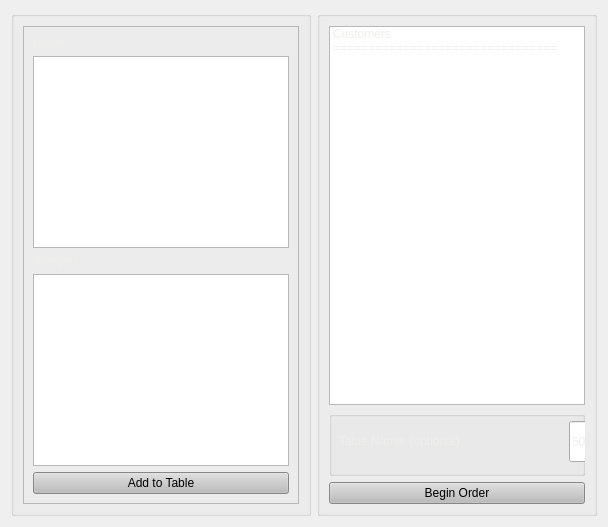
      <widget class="QWidget" name="Table">
       <attribute name="title">
        <string>Table</string>
       </attribute>
       <layout class="QHBoxLayout" name="horizontalLayout_7">
        <item>
         <widget class="QGroupBox" name="groupBox_8">
          <property name="sizePolicy">
           <sizepolicy hsizetype="Preferred" vsizetype="Preferred">
            <horstretch>0</horstretch>
            <verstretch>0</verstretch>
           </sizepolicy>
          </property>
          <property name="title">
           <string/>
          </property>
          <layout class="QVBoxLayout" name="verticalLayout_5">
           <item>
            <widget class="QFrame" name="frame_7">
             <property name="frameShape">
              <enum>QFrame::StyledPanel</enum>
             </property>
             <property name="frameShadow">
              <enum>QFrame::Raised</enum>
             </property>
             <layout class="QVBoxLayout" name="verticalLayout_6">
              <item>
               <widget class="QLabel" name="label">
                <property name="sizePolicy">
                 <sizepolicy hsizetype="Minimum" vsizetype="Minimum">
                  <horstretch>0</horstretch>
                  <verstretch>0</verstretch>
                 </sizepolicy>
                </property>
                <property name="styleSheet">
                 <string notr="true">font: 57 20pt &quot;Counter-Strike&quot;;</string>
                </property>
                <property name="text">
                 <string>&lt;html&gt;&lt;head/&gt;&lt;body&gt;&lt;p&gt;&lt;span style=&quot; color:#eeeeec;&quot;&gt;Name&lt;/span&gt;&lt;/p&gt;&lt;/body&gt;&lt;/html&gt;</string>
                </property>
               </widget>
              </item>
              <item>
               <widget class="QTextEdit" name="nameInput">
                <property name="sizePolicy">
                 <sizepolicy hsizetype="Minimum" vsizetype="Expanding">
                  <horstretch>0</horstretch>
                  <verstretch>0</verstretch>
                 </sizepolicy>
                </property>
                <property name="styleSheet">
                 <string notr="true">font: 57 28pt &quot;Counter-Strike&quot;;
color: rgb(238, 238, 236);</string>
                </property>
               </widget>
              </item>
              <item>
               <widget class="QLabel" name="label_2">
                <property name="sizePolicy">
                 <sizepolicy hsizetype="Minimum" vsizetype="Preferred">
                  <horstretch>0</horstretch>
                  <verstretch>0</verstretch>
                 </sizepolicy>
                </property>
                <property name="styleSheet">
                 <string notr="true">font: 57 20pt &quot;Counter-Strike&quot;;</string>
                </property>
                <property name="text">
                 <string>&lt;html&gt;&lt;head/&gt;&lt;body&gt;&lt;p&gt;&lt;span style=&quot; color:#eeeeec;&quot;&gt;Allergies&lt;/span&gt;&lt;/p&gt;&lt;/body&gt;&lt;/html&gt;</string>
                </property>
               </widget>
              </item>
              <item>
               <widget class="QTextEdit" name="allergyInput">
                <property name="sizePolicy">
                 <sizepolicy hsizetype="Minimum" vsizetype="Expanding">
                  <horstretch>0</horstretch>
                  <verstretch>0</verstretch>
                 </sizepolicy>
                </property>
                <property name="styleSheet">
                 <string notr="true">font: 57 28pt &quot;Counter-Strike&quot;;
color: rgb(238, 238, 236);</string>
                </property>
               </widget>
              </item>
              <item>
               <widget class="QPushButton" name="addToTableButton">
                <property name="styleSheet">
                 <string notr="true">background-color: rgb(188, 188, 188);
font: 57 20pt &quot;Counter-Strike&quot;;</string>
                </property>
                <property name="text">
                 <string>Add to Table</string>
                </property>
               </widget>
              </item>
             </layout>
            </widget>
           </item>
          </layout>
         </widget>
        </item>
        <item>
         <widget class="QGroupBox" name="groupBox_7">
          <property name="sizePolicy">
           <sizepolicy hsizetype="Preferred" vsizetype="Preferred">
            <horstretch>0</horstretch>
            <verstretch>0</verstretch>
           </sizepolicy>
          </property>
          <property name="title">
           <string/>
          </property>
          <layout class="QVBoxLayout" name="verticalLayout_10">
           <item>
            <widget class="QListWidget" name="tableList">
             <property name="sizePolicy">
              <sizepolicy hsizetype="Preferred" vsizetype="Preferred">
               <horstretch>0</horstretch>
               <verstretch>0</verstretch>
              </sizepolicy>
             </property>
             <property name="styleSheet">
              <string notr="true">font: 57 28pt &quot;Counter-Strike&quot;;
color: rgb(238, 238, 236);</string>
             </property>
             <item>
              <property name="text">
               <string>Customers</string>
              </property>
             </item>
             <item>
              <property name="text">
               <string>================================</string>
              </property>
             </item>
            </widget>
           </item>
           <item>
            <widget class="QGroupBox" name="groupBox_TableName">
             <property name="maximumSize">
              <size>
               <width>1000</width>
               <height>65</height>
              </size>
             </property>
             <property name="title">
              <string/>
             </property>
             <widget class="QLabel" name="label_TableNameInput">
              <property name="geometry">
               <rect>
                <x>10</x>
                <y>10</y>
                <width>231</width>
                <height>41</height>
               </rect>
              </property>
              <property name="maximumSize">
               <size>
                <width>300</width>
                <height>56</height>
               </size>
              </property>
              <property name="styleSheet">
               <string notr="true">font: 57 16pt &quot;Counter-Strike&quot;;</string>
              </property>
              <property name="text">
               <string>&lt;html&gt;&lt;head/&gt;&lt;body&gt;&lt;p&gt;&lt;span style=&quot; color:#eeeeec;&quot;&gt;Table Name: (optional)&lt;/span&gt;&lt;/p&gt;&lt;/body&gt;&lt;/html&gt;</string>
              </property>
             </widget>
             <widget class="QLineEdit" name="lineEdit_TableName">
              <property name="geometry">
               <rect>
                <x>240</x>
                <y>10</y>
                <width>300</width>
                <height>41</height>
               </rect>
              </property>
              <property name="toolTip">
               <string extracomment="50 characters maximum"/>
              </property>
              <property name="styleSheet">
               <string notr="true">font: 57 16pt &quot;Counter-Strike&quot;;
color: rgb(238, 238, 236);</string>
              </property>
              <property name="text">
               <string>50 characters maximum</string>
              </property>
              <property name="clearButtonEnabled">
               <bool>true</bool>
              </property>
             </widget>
            </widget>
           </item>
           <item>
            <widget class="QPushButton" name="beginOrderButton">
             <property name="styleSheet">
              <string notr="true">background-color: rgb(188, 188, 188);
font: 57 20pt &quot;Counter-Strike&quot;;</string>
             </property>
             <property name="text">
              <string>Begin Order</string>
             </property>
            </widget>
           </item>
          </layout>
         </widget>
        </item>
       </layout>
      </widget>
